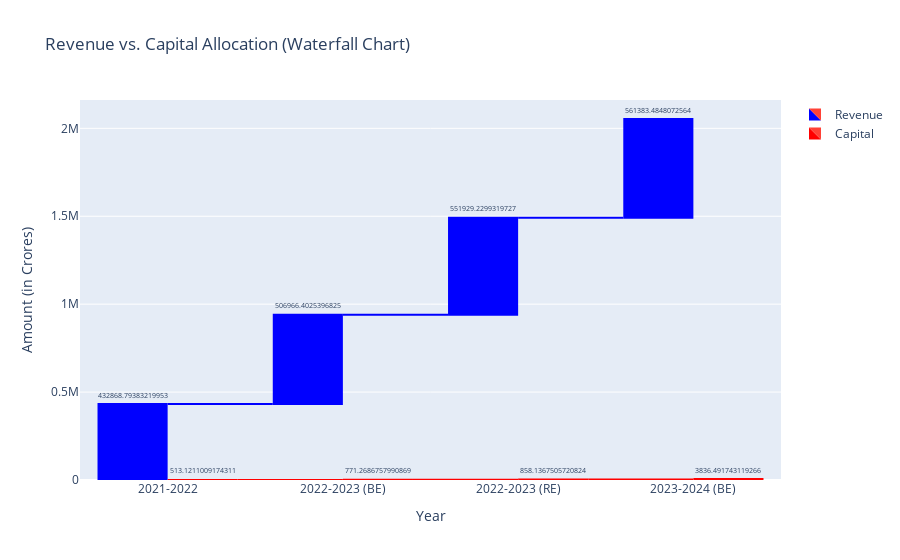

Notebook source saved alongside this figure:
### Markdown cell above
### Considering All the Data

### Code cell
years = ["2021-2022", "2022-2023 (BE)", "2022-2023 (RE)", "2023-2024 (BE)"]

revenue_values = [
    df7["Actuals 2021-2022 Revenue"].sum(),
    df7["Budget Estimates 2022-2023 Revenue"].sum(),
    df7["Revised Estimates2022-2023 Revenue"].sum(),
    df7["Budget Estimates2023-2024 Revenue"].sum()
]
capital_values = [
    df7["Actuals 2021-2022 Capital"].sum(),
    df7["Budget Estimates 2022-2023 Capital"].sum(),
    df7["Revised Estimates 2022-2023 Capital"].sum(),
    df7["Budget Estimates2023-2024 Capital"].sum()
]
fig = go.Figure()

# Add Revenue
# waterfall is a already present graph in plotly.graph_objects
fig.add_trace(go.Waterfall(
    name="Revenue",
    x=years,
    y=revenue_values,
    measure=["relative"] * len(years),
    text=revenue_values,
    textposition="outside",
    connector={"line": {"color": "blue"}},
    increasing={"marker": {"color": "blue"}}
))

# Add Capital
fig.add_trace(go.Waterfall(
    name="Capital",
    x=years,
    y=capital_values,
    measure=["relative"] * len(years),
    text=capital_values,
    textposition="outside",
    connector={"line": {"color": "red"}},
    increasing={"marker": {"color": "red"}}
))

# Customize layout
fig.update_layout(
    title="Revenue vs. Capital Allocation (Waterfall Chart)",
    xaxis_title="Year",
    yaxis_title="Amount (in Crores)",
    showlegend=True
)


fig.show()

### Figure 1 — Plotly figure (JSON) as saved in the notebook; plotly's stock layout.template omitted (floating-point values rounded to 4 significant figures)
{"data": [{"connector": {"line": {"color": "blue"}}, "increasing": {"marker": {"color": "blue"}}, "measure": ["relative", "relative", "relative", "relative"], "name": "Revenue", "text": ["432868.79383219953", "506966.4025396825", "551929.2299319727", "561383.4848072564"], "textposition": "outside", "type": "waterfall", "visible": true, "x": ["2021-2022", "2022-2023 (BE)", "2022-2023 (RE)", "2023-2024 (BE)"], "y": [432900.0, 507000.0, 551900.0, 561400.0]}, {"connector": {"line": {"color": "red"}}, "increasing": {"marker": {"color": "red"}}, "measure": ["relative", "relative", "relative", "relative"], "name": "Capital", "text": ["513.1211009174311", "771.2686757990869", "858.1367505720824", "3836.491743119266"], "textposition": "outside", "type": "waterfall", "visible": true, "x": ["2021-2022", "2022-2023 (BE)", "2022-2023 (RE)", "2023-2024 (BE)"], "y": [513.1, 771.3, 858.1, 3836.0]}], "layout": {"autosize": true, "showlegend": true, "title": {"text": "Revenue vs. Capital Allocation (Waterfall Chart)"}, "xaxis": {"autorange": true, "range": [-0.5, 3.5], "title": {"text": "Year"}, "type": "category"}, "yaxis": {"autorange": true, "range": [0, 2161000.0], "title": {"text": "Amount (in Crores)"}, "type": "linear"}}}
